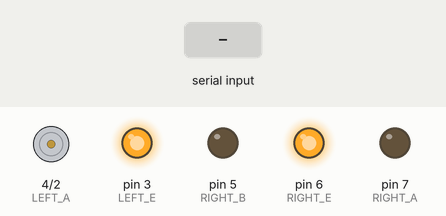
Recording of a sketch running on a simulated Arduino Uno, built with avr-gcc and run on an emulated ATmega328P. Shown: motor-driver pin pairs drawn as motors (green arrow = first pin HIGH = forward, orange = second pin HIGH = backward, longer = more drive), output pins drawn as LEDs (lit = HIGH). The inputs (shaded band) are chosen by the test bench. Pins used as bus, display or sensor lines are not drawn.

Above: at 1.2 s.
1.3 s: "1" received over the second serial link
At 2.5 s:
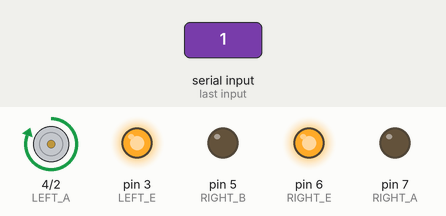
Timing chart, 0 to 4.3 s (numbered marks = the images above; inputs shaded):
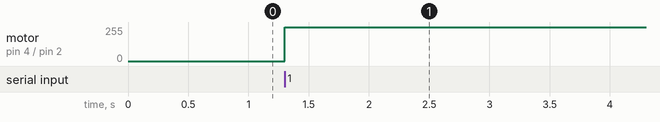

The sketch:

car.ino
```cpp
#include <SoftwareSerial.h>

#define BT_VCC 8
#define BT_TX  10
#define BT_RX  11

SoftwareSerial mySerial(BT_TX, BT_RX); //tx rx

#define RIGHT_A 7
#define RIGHT_B 5
#define RIGHT_E 6

#define LEFT_A 4
#define LEFT_B 2
#define LEFT_E 3

void setup() {
  // put your setup code here, to run once:
  pinMode(BT_VCC, OUTPUT);
  digitalWrite(BT_VCC, HIGH);

  mySerial.begin(9600);

  pinMode(RIGHT_A, OUTPUT);
  pinMode(RIGHT_B, OUTPUT);
  pinMode(RIGHT_E, OUTPUT);

  pinMode(LEFT_A, OUTPUT);
  pinMode(LEFT_B, OUTPUT);
  pinMode(LEFT_E, OUTPUT);

  digitalWrite(RIGHT_A, LOW);
  digitalWrite(RIGHT_B, LOW);
  digitalWrite(RIGHT_E, HIGH);

  digitalWrite(LEFT_A, LOW);
  digitalWrite(LEFT_B, LOW);
  digitalWrite(LEFT_E, HIGH);
}

void loop() {
  // put your main code here, to run repeatedly:
  if(mySerial.available()>0)
  {
    int state = mySerial.read();
    if(state==1)
    {
        stopRight();
        stopLeft();
    }
    else if(state==2)
    {
      stopLeft();
      startRight();
    }
    else
    {
      stopRight();
      startLeft();
    }
  }
}

void startRight()
{
  digitalWrite(RIGHT_A, HIGH);
}

void stopRight()
{
  digitalWrite(RIGHT_A, LOW);
}

void startLeft()
{
  digitalWrite(LEFT_A, HIGH);
}

void stopLeft()
{
  digitalWrite(LEFT_A, LOW);
}
```

Measured:
- after the input at 1.3 s, motor on pin 4 (LEFT_A) / pin 2 (LEFT_B): stopped → forward 255/255 at once
